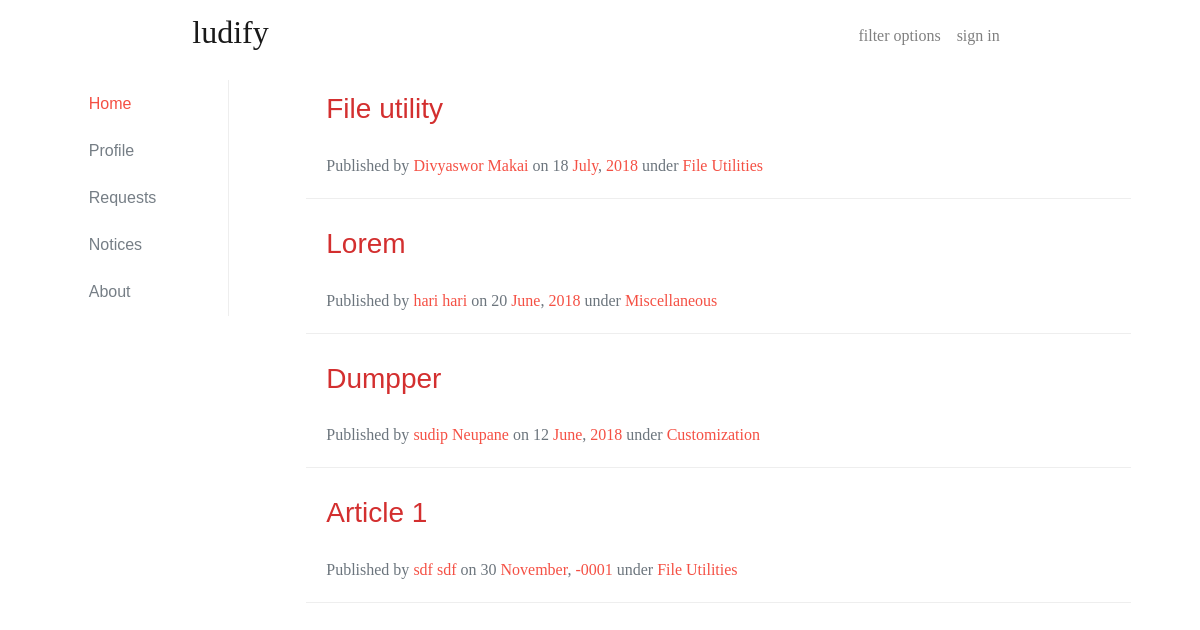
The page / on the database its author committed.
### tables this page shows
CREATE TABLE `articles` (
  `article_id` int(11) NOT NULL,
  `article_title` varchar(100) DEFAULT NULL,
  `article_body` text,
  `file_id` int(11) DEFAULT NULL,
  `author_id` int(11) DEFAULT NULL,
  `article_category` varchar(50) NOT NULL,
  `date_of_upload` date NOT NULL
);

CREATE TABLE `users` (
  `user_id` int(11) NOT NULL,
  `first_name` varchar(50) NOT NULL,
  `last_name` varchar(50) NOT NULL,
  `email` varchar(100) NOT NULL,
  `password` varchar(100) NOT NULL,
  `hash` varchar(32) NOT NULL,
  `active` tinyint(1) NOT NULL,
  `loggedin` int(11) NOT NULL,
  `avatar` varchar(600) NOT NULL,
  `username` varchar(500) NOT NULL,
  `dob` date NOT NULL,
  `gender` varchar(200) NOT NULL,
  `contact` bigint(10) NOT NULL,
  `role_id` int(11) DEFAULT NULL,
  `count` int(11) DEFAULT NULL
);

CREATE TABLE `article_categories` (
  `category_id` int(11) NOT NULL,
  `category` text
);

### include/pagination.php (called while the page is built, shortened)
<?php
	if ( isset( $_GET ['start'] ) ) { $start = $_GET ['start'] ; }
	else { $start = 0 ; }
 ?>

### database/get_username.php (called while the page is built)
<?php
function GetUsername($conn, $user_id){
	$query = "SELECT * FROM users WHERE user_id = $user_id";
	$result = mysqli_query($conn, $query);
	$row = mysqli_fetch_assoc($result);
	$name =  $row['first_name']." ".$row['last_name'];
	return $name;
}
?>

### index.php (the view, shortened to what this page needs)
<?php include 'partial_upper.php'; ?>
<?php include 'partial_sidebar.php'; ?>
	<div class="col-md-9 container main-content">
		<?php
			$items_per_page = 4;
			include 'include\pagination.php';
			if(isset($_GET['order'])){
				$sortby = " ORDER BY ".$_GET['order'];
			}
			else{
				$sortby = " ORDER BY date_of_upload ";
			}
			if(isset($_GET['filter'])){
				$condition = " WHERE article_category = ".$_GET['filter'];
			}
			else{
				$condition = " ";
			}
			$result = mysqli_query( $conn , " SELECT * FROM articles ".$condition.$sortby." DESC LIMIT $start, $items_per_page");
			if($result)
			while($row = mysqli_fetch_assoc($result)){
				$res = mysqli_query($conn , "SELECT category from article_categories WHERE category_id = ".$row['article_category']);
				$row2 = mysqli_fetch_assoc($res);
		?>
		<div class="card main-list">
			<div class="card-header">
				<h3><a href="view_article.php?article_id=<?=$row['article_id'] ?>"> <?=$row['article_title'] ?> </a></h3>
			</div>
			<div class="card-body card-meta text-muted">
				Published by
				<a href="#"> <?=GetUsername($conn,$row['author_id'])?> </a> on <?=date("d",strtotime($row['date_of_upload']))?>
				<a href="#"> <?=date("F",strtotime($row['date_of_upload']))?></a>,
				<a href="#"><?=date("Y",strtotime($row['date_of_upload']))?></a>
				under <a href="#"><?=$row2['category']?></a>
		</div>
	</div>
			<?php
				}
			?>
		</div>
<?php include 'partial_lower.php'; ?>

### assets/css/custom.css (style rules this page uses)
* { font-family: 'Merriweather', 'Times New Roman', serif; }
a { color:#D32F2F; }
.card { border-radius: 0; margin-bottom: 16px; }
.main-list { border:none; border-bottom: 1px solid #eee; }
.card-header { background-color: transparent; border: none; font-family: 'Merriweather Sans', sans-serif; padding-bottom: 0; }
.card-header a { color:#D32F2F; font-family: 'Merriweather Sans', sans-serif; }
.card-meta a { color: #F44336; opacity: 0.93; }

### rows shown on the page
articles: article_title "File utility", author.last_name "Divyaswor Makai", date_of_upload "18", date_of_upload "July", date_of_upload "2018", article_categories.category "File Utilities"
articles: article_title "Lorem", author.last_name "hari hari", date_of_upload "20", date_of_upload "June", date_of_upload "2018", article_categories.category "Miscellaneous"
articles: article_title "Dumpper", author.last_name "sudip Neupane", date_of_upload "12", date_of_upload "June", date_of_upload "2018", article_categories.category "Customization"
articles: article_title "Article 1", author.last_name "sdf sdf", date_of_upload "30", date_of_upload "November", date_of_upload "-0001", article_categories.category "File Utilities"
